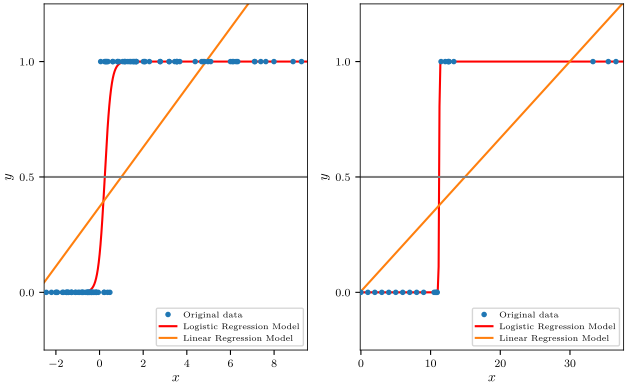

The script that drew this image:
import os
import matplotlib.pyplot as plt
import numpy as np
from sklearn import linear_model

import plot_utils as pu

N_SAMPLES_1 = 100


def main():
    pu.figure_setup()

    # Toy dataset: it's just a straight line with some Gaussian noise:
    np.random.seed(0)
    x = np.random.normal(size=N_SAMPLES_1)
    y = (x > 0).astype(np.float)
    x[x > 0] *= 4
    x += 0.3 * np.random.normal(size=N_SAMPLES_1)
    x = x[:, np.newaxis]

    fig, ax = pu.figure(pos=121)
    pu.subplots_adjust(fig)
    plot(ax, x, y)

    x = np.array(
        [float(idx) for idx in range(10)]
        + [
            10.5,
            10.7,
            10.85,
            10.95,
            11.5,
            12.1,
            12.5,
            12.6,
            12.65,
            13.33,
            33.3,
            35.5,
            36.6,
        ]
    )
    y = (x > 11).astype(np.float)
    x = x[:, np.newaxis]

    ax = fig.add_subplot(122)
    plot(ax, x, y)

    plt.savefig(
        os.path.join("images", os.path.splitext(os.path.basename(__file__))[0] + ".pgf")
    )
    plt.close()


def plot(ax, x, y):
    # Fit the classifiers
    clf = linear_model.LogisticRegression(C=1e5, solver="lbfgs")
    clf.fit(x, y)

    ols = linear_model.LinearRegression()
    ols.fit(x, y)

    print("LogisticRegression:", sum(np.equal(clf.predict(x) > 0.5, y)) / len(y))
    print("LinearRegression:", sum(np.equal(ols.predict(x) > 0.5, y)) / len(y))

    ax.plot(x, y, "o", markersize=pu.plot_lw() * 2, zorder=20, label="Original data")

    x_ = x_linspace(x)

    loss = model(x_ * clf.coef_ + clf.intercept_).ravel()

    ax.plot(x_, loss, color="red", label="Logistic Regression Model")
    ax.plot(x_, ols.coef_ * x_ + ols.intercept_, label="Linear Regression Model")
    ax.axhline(0.5, color=".5")
    ax.set_ylabel("$y$")
    ax.set_xlabel("$x$")
    # ax.set_xticks()
    ax.set_yticks([0, 0.5, 1])
    ax.set_ylim(-0.25, 1.25)
    plt.xlim(min(x_), max(x_))
    ax.legend(prop={"size": 6}, loc="lower right")


def x_linspace(x, num=300):
    start = min(x)
    start -= max(0.1, abs(start) * 0.03)
    end = max(x)
    end += max(0.1, abs(end) * 0.03)
    return np.linspace(start, end, num)


def model(x):
    return 1 / (1 + np.exp(-x))


if __name__ == "__main__":
    main()
